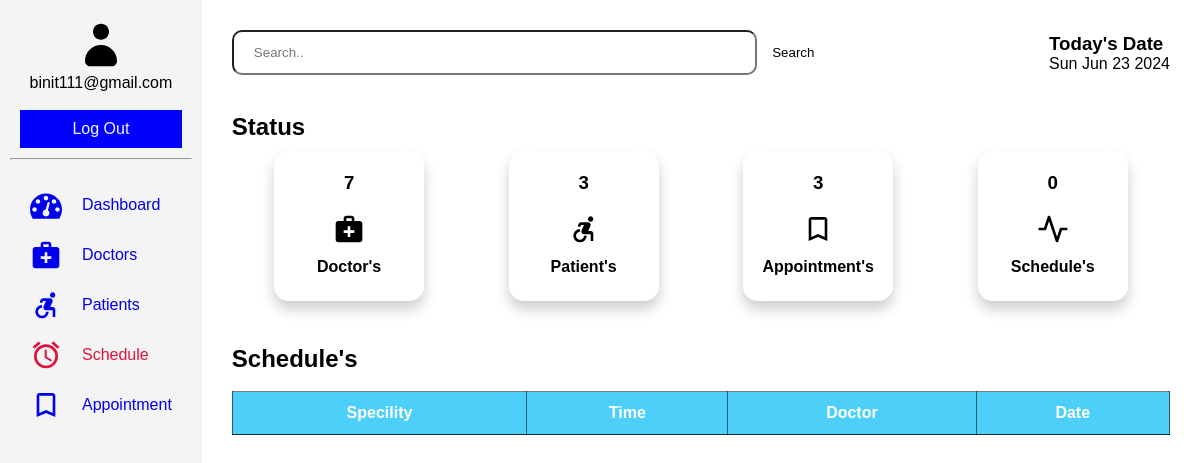
The app's page /doctor/schedule.php (signed in), older data.
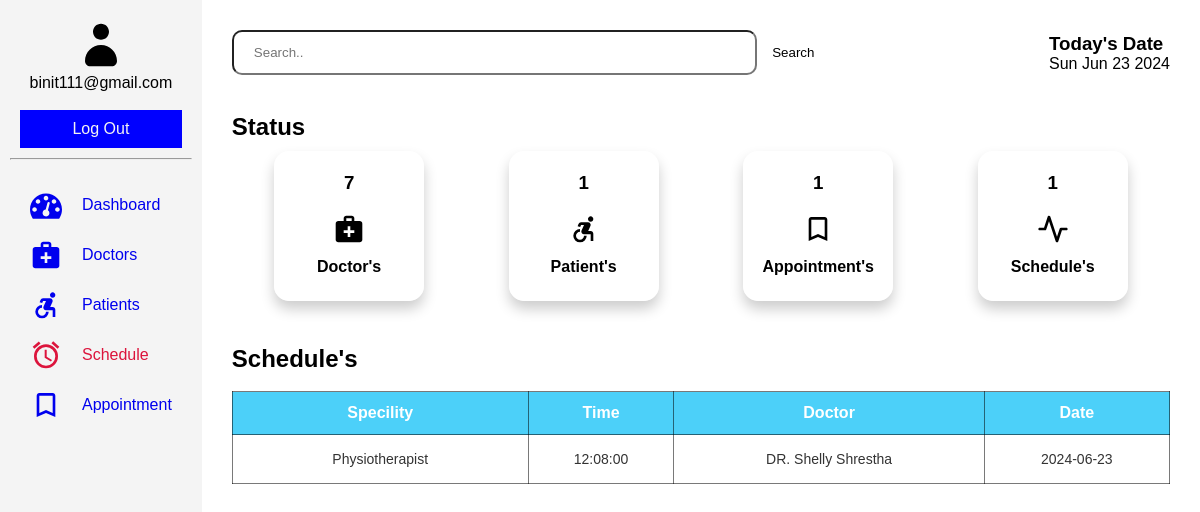
The same page, newer data.
### tables this page shows
CREATE TABLE `schedule` (
  `id` int(11) NOT NULL,
  `sid` int(11) NOT NULL,
  `time` time NOT NULL,
  `did` int(11) NOT NULL,
  `date` date NOT NULL
);

CREATE TABLE `specialities` (
  `id` int(11) NOT NULL,
  `title` varchar(60) NOT NULL,
  `description` text NOT NULL,
  `image_name` varchar(60) NOT NULL,
  `image_path` varchar(255) NOT NULL,
  `created_at` timestamp NULL DEFAULT current_timestamp()
);

CREATE TABLE `doctor` (
  `id` int(11) NOT NULL,
  `fname` varchar(60) NOT NULL,
  `email` varchar(60) NOT NULL,
  `password` varchar(60) NOT NULL,
  `phone` varchar(60) NOT NULL,
  `image_name` varchar(255) NOT NULL,
  `image_path` varchar(255) NOT NULL,
  `sid` int(11) DEFAULT NULL,
  `created_at` timestamp NULL DEFAULT current_timestamp()
);

### doctor/schedule.php (the view, shortened to what the changed rows need)
<?php
    include('../connection.php');
    $sql = "SELECT sp.id, sp.title, sc.time, doc.fname, sc.date from schedule as sc INNER JOIN specialities as sp ON sc.sid = sp.id INNER JOIN doctor as doc ON sc.did = doc.id";
    $result = mysqli_query($conn, $sql);
?>
<!DOCTYPE html>
<html lang="en">
<head>
    <link rel="stylesheet" href="../assets/dash1.css">
</head>
<body>
    <section class="dashboard">
        <section class="main">
            <div class="head">
                <div class="date-container">
                    <h1>Today's Date</h1>
                </div>
            </div><br>
            <div class="status">
                <div class="status-bar">
                    <h2>Status</h2>
                </div>
                <div class="dash-collection">
                    <div class="doc">
                        <?php
                            $psql = "SELECT * FROM patient";
                            $presult = mysqli_query($conn, $psql);
                            if($prow = mysqli_num_rows($presult)){
                                echo '<h3>'.$prow.'</h3>';
                            }else{
                                echo '<h3>0</h3>';
                            }
                        ?>
                        <svg class="icon icon-accessible_forward"><use xlink:href="#icon-accessible_forward"></use></svg><br>
                        <h4>Patient's</h4><br>
                    </div>
                    <div class="doc">
                        <?php
                            $asql = "SELECT * FROM appointment";
                            $aresult = mysqli_query($conn, $asql);
                            if($arow = mysqli_num_rows($aresult)){
                                echo '<h3>'.$arow.'</h3>';
                            }else{
                                echo '<h3>0</h3>';
                            }
                        ?>
                        <svg class="icon icon-bookmark_outline"><use xlink:href="#icon-bookmark_outline"></use></svg><br>
                        <h4>Appointment's</h4><br>
                    </div>
                    <div class="doc">
                        <?php
                            $ssql = "SELECT * FROM schedule";
                            $sresult = mysqli_query($conn, $ssql);
                            if($srow = mysqli_num_rows($sresult)){
                                echo '<h3>'.$srow.'</h3>';
                            }else{
                                echo '<h3>0</h3>';
                            }
                        ?>
                        <svg class="icon icon-activity"><use xlink:href="#icon-activity"></use></svg><br>
                        <h4>Schedule's</h4><br>
                    </div>
                </div>
            </div><br>
            <div class="tabular">
                    <h2>Schedule's</h2><br>
                    <table class="table-container">
                        <thead>
                            <tr>
                                <th>Specility</th>
                                <th>Time</th>
                                <th>Doctor</th>
                                <th>Date</th>
                            </tr>
                        </thead>
                        <tbody>
                            <tr>
                                <?php
                                    while($row = mysqli_fetch_assoc($result)){
                                ?>
                                    <td style="padding: 16px;"><?php echo $row['title'];?></td>
                                    <td><?php echo $row['time'] ?></td>
                                    <td><?php echo $row['fname'] ?></td>
                                    <td><?php echo $row['date'] ?></td>
                            </tr>
                                <?php
                                    }
                                ?>
                        </tbody>
                    </table>
                </div>
        </section>
    </section>
</body>
</html>

Row changes from the older to the newer data that the page shows:
added schedule: sid.title "Physiotherapist", time "12:08:00", did.fname "DR. Shelly Shrestha", date "2024-06-23"
Text that changed along with them:
$prow: "3" → "1"
$arow: "3" → "1"
$srow: (not shown) → "1"
text no longer shown: "0"
